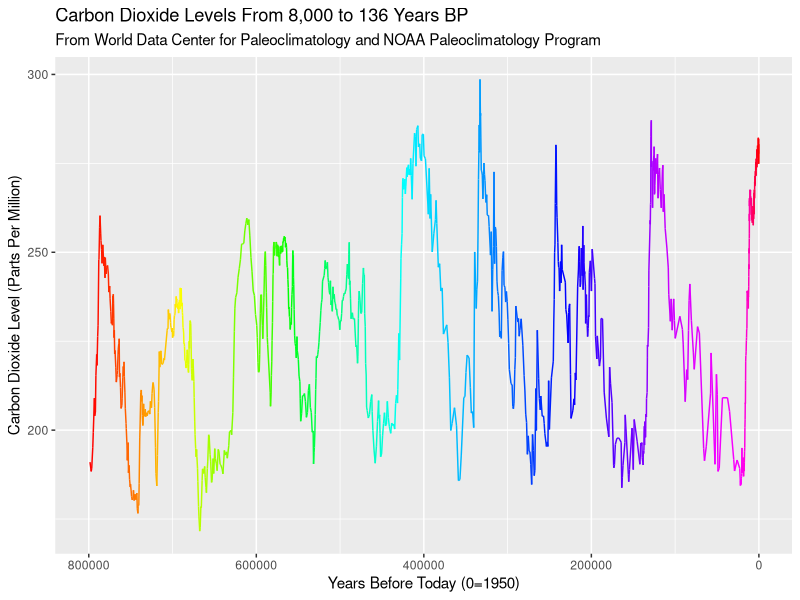
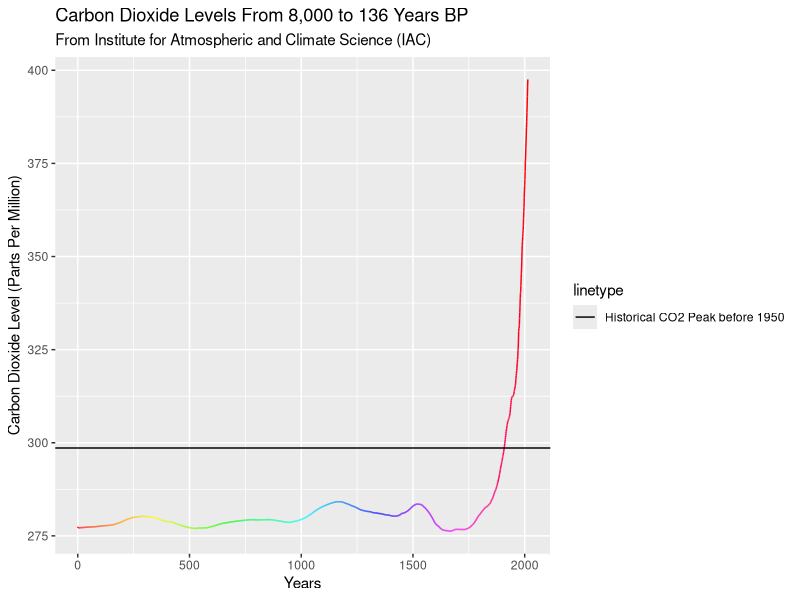

The R source for these figures, in order:
#From: Codeacademy course R
# Climate scientists have measured the concentration of carbon dioxide (CO2) 
# in the Earth’s atmosphere dating back thousands of years. In this project, 
# we will investigate two datasets containing information about the carbon 
# dioxide levels in the atmosphere. We will specifically look at the increase 
# in carbon dioxide levels over the past hundred years relative to the variability 
# in levels of CO2 in the atmosphere over eight millennia.
# 
# These data are calculated by analyzing ice cores. Over time, gas gets trapped 
# in the ice of Antarctica. Scientists can take samples of that ice and see how 
# much carbon is in it. The deeper you go into the ice, the farther back in time 
# you can analyze!
#   
# The first dataset comes from World Data Center for Paleoclimatology, Boulder
# and NOAA Paleoclimatology Program and describes the carbon dioxide levels back
# thousands of years “Before Present” (BP) or before January 1, 1950.
# 
# The second dataset explores carbon dioxide starting at year zero up until the 
# recent year of 2014. This dataset was compiled by the Institute for Atmospheric
# and Climate Science (IAC) at Eidgenössische Technische Hochschule in Zürich, Switzerland.
# 
# In order to understand the information in these datasets, it’s important to understand 
# two key facts about the data:
#   
#   The metric for carbon dioxide level is measured as parts per million or CO2 ppmv. 
#   This number describes the number of carbon dioxide molecules per one million gas 
#   molecules in our atmosphere.
#   
#   The second metric describes years before present, which is “a time scale used 
#   mainly in … scientific disciplines to specify when events occurred in the past… 
#   standard practice is to use 1 January 1950 as the commencement date of the age scale, 
#   reflecting the origin of practical radiocarbon dating in the 1950s. The abbreviation 
#   “BP” has alternatively been interpreted as “Before Physics” that is, before nuclear 
#   weapons testing artificially altered the proportion of the carbon isotopes in the 
#   atmosphere, making dating after that time likely to be unreliable.” This means that
#   saying “the year 20 BP” would be the equivalent of saying “The year 1930.”

library(readr)
library(dplyr)
library(ggplot2)

options(scipen=10000)

setwd("~/Documents/Data Analytics/Rstudio")
noaa_data <- read.csv("carbon_dioxide_levels.csv")
View(noaa_data)

str(noaa_data)

noaa_viz <- ggplot(data=noaa_data, aes(x=Age_yrBP, y=CO2_ppmv)) +
  #geom_line(color=topo.colors(1096)) +
  geom_line(color=rainbow(1096)) +
  labs(title = "Carbon Dioxide Levels From 8,000 to 136 Years BP", subtitle = "From World Data Center for Paleoclimatology and NOAA Paleoclimatology Program", x="Years Before Today (0=1950)", y= "Carbon Dioxide Level (Parts Per Million)")

noaa_viz + scale_x_reverse(lim=c(800000,0))

iac_data <- read.csv("yearly_co2.csv")
str(iac_data)
head(iac_data)

iac_viz <- ggplot(data=iac_data, aes(x=year, y=data_mean_global)) +
  geom_line(color=rainbow(2015)) +
  labs(title = "Carbon Dioxide Levels From 8,000 to 136 Years BP", subtitle = "From Institute for Atmospheric and Climate Science (IAC)", x="Years", y= "Carbon Dioxide Level (Parts Per Million)")

millennia_max <- max(noaa_data$CO2_ppmv)
millennia_max

iac_viz + geom_hline(aes(yintercept=millennia_max, linetype= "Historical CO2 Peak before 1950"))
